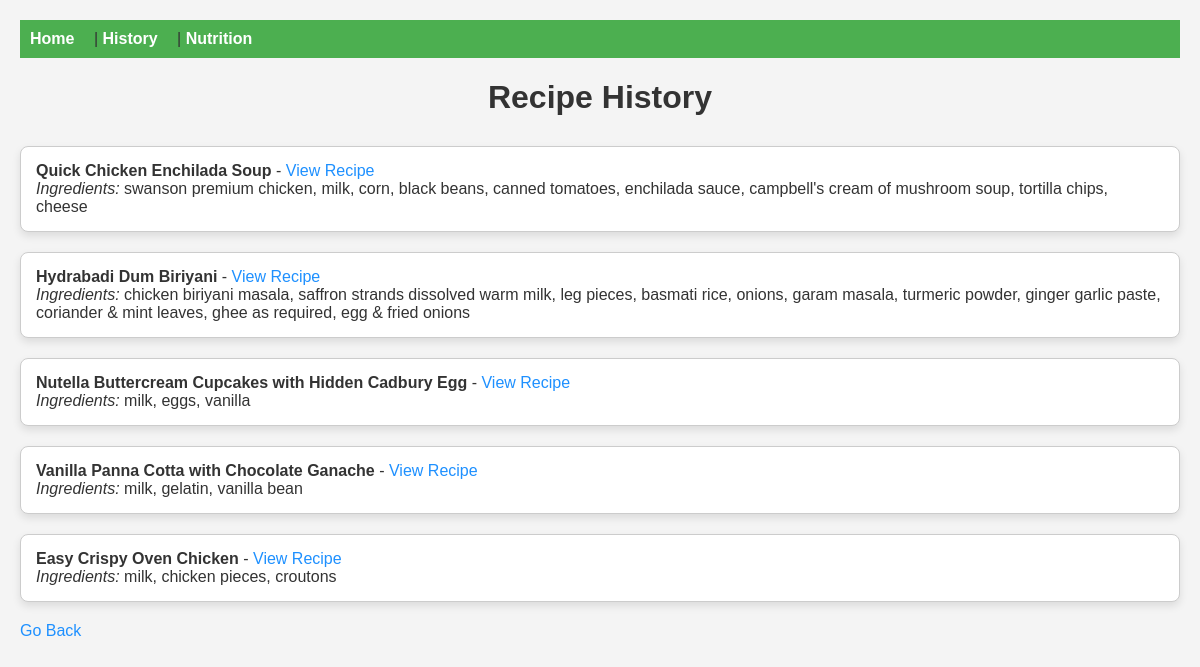
Before: /history with the older database file.
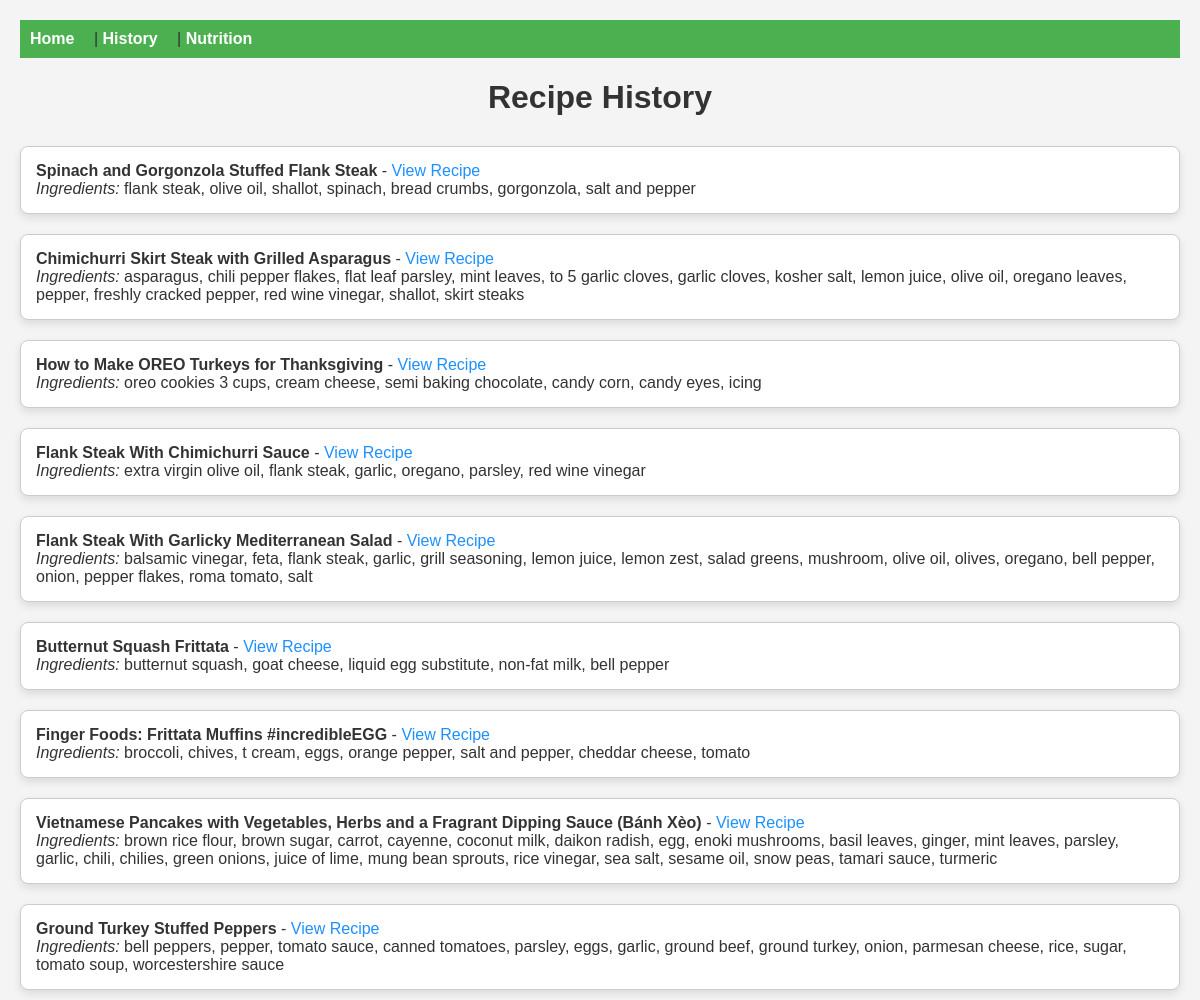
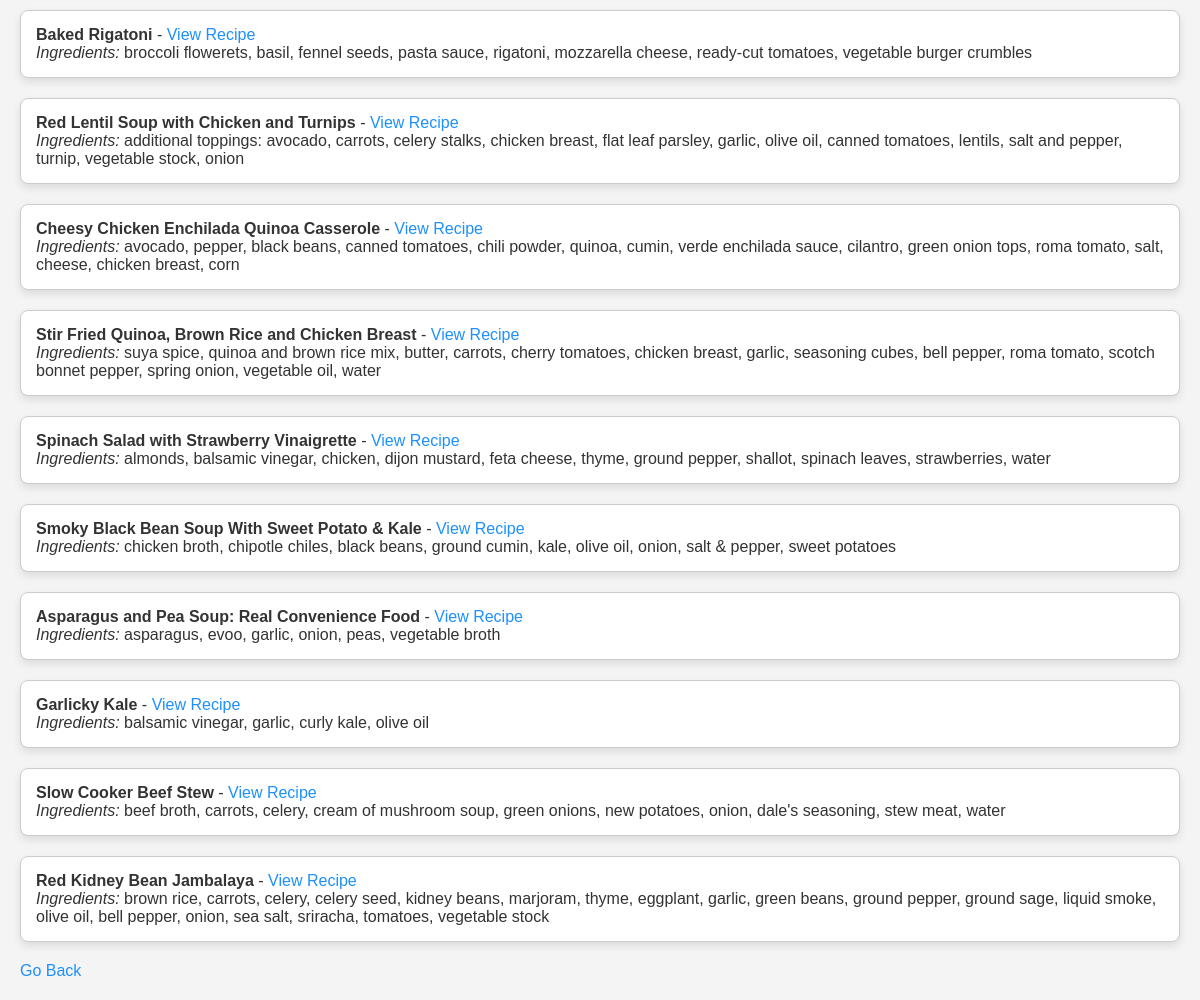
After: the same page with the newer database file (2 pictures, top to bottom).
### tables this page shows
CREATE TABLE recipes (
            id INTEGER PRIMARY KEY AUTOINCREMENT,
            title TEXT NOT NULL,
            url TEXT NOT NULL
        , nutrition_info TEXT);

### app.py (the view)
@app.route('/history')
def history():
    recipes = db.get_recipes_with_nutrition()
    return render_template('history.html', recipes=recipes)

### db.py (called while the page is built)
def get_recipes_with_nutrition():
    conn = sqlite3.connect('recipes.db')
    c = conn.cursor()
    c.execute('''
        SELECT recipes.title, recipes.url, recipes.nutrition_info, GROUP_CONCAT(DISTINCT ingredients.name)
        FROM recipes
        JOIN recipe_ingredients ON recipes.id = recipe_ingredients.recipe_id
        JOIN ingredients ON recipe_ingredients.ingredient_id = ingredients.id
        GROUP BY recipes.id
    ''')
    recipes = []
    for row in c.fetchall():
        title = row[0]
        url = row[1]
        nutrition_info = json.loads(row[2]) if row[2] else []
        ingredient_names = row[3].split(',')
        recipes.append({
            'title': title,
            'url': url,
            'ingredients': ingredient_names,
            'nutrition': nutrition_info
        })
    conn.close()
    return recipes

### templates/history.html (shortened to what this page needs)
<!DOCTYPE html>
<html lang="en">
<head>
</head>
<body>
    <nav>
        <a href="/">Home</a> |
        <a href="/history">History</a> |
        <a href="/nutrition">Nutrition</a>
    </nav>
    <h1>Recipe History</h1>
    <ul>
        {% for recipe in recipes %}
            <li>
                <strong>{{ recipe.title }}</strong> -
                <a href="{{ recipe.url }}" target="_blank">View Recipe</a>
                <br>
                <em>Ingredients:</em> {{ recipe.ingredients | join(', ') }}
            </li>
        {% endfor %}
    </ul>
    <a href="/">Go Back</a>
</body>
</html>

### templates/history.html (style rules this page uses)
body { font-family: Arial, sans-serif; margin: 0; padding: 20px; background-color: #f4f4f4; color: #333; }
nav { background-color: #4CAF50; padding: 10px; margin-bottom: 20px; }
nav a { color: white; margin-right: 15px; text-decoration: none; font-weight: bold; }
h1 { color: #333; text-align: center; margin-bottom: 30px; }
ul { list-style-type: none; padding: 0; }
li { margin-bottom: 20px; padding: 15px; background-color: white; border-radius: 8px; box-shadow: 0 4px 8px rgba(0, 0, 0, 0.1); border: 1px solid #ccc; }
a { color: #1e90ff; text-decoration: none; }

Changed rows visible on the page:
removed recipes: title "Quick Chicken Enchilada Soup", ingredients "swanson premium chicken, milk, corn, black beans, canned tomatoes, enchilada sauce, campbell's cream of mushroom soup, tortilla chips, cheese"
removed recipes: title "Hydrabadi Dum Biriyani", ingredients "chicken biriyani masala, saffron strands dissolved warm milk, leg pieces, basmati rice, onions, garam masala, turmeric powder, ginger garlic paste, coriander & mint leaves, ghee as required, egg & fried onions"
removed recipes: title "Nutella Buttercream Cupcakes with Hidden Cadbury Egg", ingredients "milk, eggs, vanilla"
removed recipes: title "Vanilla Panna Cotta with Chocolate Ganache", ingredients "milk, gelatin, vanilla bean"
removed recipes: title "Easy Crispy Oven Chicken", ingredients "milk, chicken pieces, croutons"
added recipes: title "Spinach and Gorgonzola Stuffed Flank Steak", ingredients "flank steak, olive oil, shallot, spinach, bread crumbs, gorgonzola, salt and pepper"
added recipes: title "Chimichurri Skirt Steak with Grilled Asparagus", ingredients "asparagus, chili pepper flakes, flat leaf parsley, mint leaves, to 5 garlic cloves, garlic cloves, kosher salt, lemon juice, olive oil, oregano leaves, pepper, freshly cracked pepper, red wine vinegar, shallot, skirt steaks"
added recipes: title "How to Make OREO Turkeys for Thanksgiving", ingredients "oreo cookies 3 cups, cream cheese, semi baking chocolate, candy corn, candy eyes, icing"
added recipes: title "Flank Steak With Chimichurri Sauce", ingredients "extra virgin olive oil, flank steak, garlic, oregano, parsley, red wine vinegar"
added recipes: title "Flank Steak With Garlicky Mediterranean Salad", ingredients "balsamic vinegar, feta, flank steak, garlic, grill seasoning, lemon juice, lemon zest, salad greens, mushroom, olive oil, olives, oregano, bell pepper, onion, pepper flakes, roma tomato, salt"
added recipes: title "Butternut Squash Frittata", ingredients "butternut squash, goat cheese, liquid egg substitute, non-fat milk, bell pepper"
added recipes: title "Finger Foods: Frittata Muffins #incredibleEGG", ingredients "broccoli, chives, t cream, eggs, orange pepper, salt and pepper, cheddar cheese, tomato"
added recipes: title "Vietnamese Pancakes with Vegetables, Herbs and a Fragrant Dipping Sauce (Bánh Xèo)", ingredients "brown rice flour, brown sugar, carrot, cayenne, coconut milk, daikon radish, egg, enoki mushrooms, basil leaves, ginger, mint leaves, parsley, garlic, chili, chilies, green onions, juice of lime, mung bean sprouts, rice vinegar, sea salt, sesame oil, snow peas, tamari sauce, turmeric"
added recipes: title "Ground Turkey Stuffed Peppers", ingredients "bell peppers, pepper, tomato sauce, canned tomatoes, parsley, eggs, garlic, ground beef, ground turkey, onion, parmesan cheese, rice, sugar, tomato soup, worcestershire sauce"
added recipes: title "Baked Rigatoni", ingredients "broccoli flowerets, basil, fennel seeds, pasta sauce, rigatoni, mozzarella cheese, ready-cut tomatoes, vegetable burger crumbles"
added recipes: title "Red Lentil Soup with Chicken and Turnips", ingredients "additional toppings: avocado, carrots, celery stalks, chicken breast, flat leaf parsley, garlic, olive oil, canned tomatoes, lentils, salt and pepper, turnip, vegetable stock, onion"
added recipes: title "Cheesy Chicken Enchilada Quinoa Casserole", ingredients "avocado, pepper, black beans, canned tomatoes, chili powder, quinoa, cumin, verde enchilada sauce, cilantro, green onion tops, roma tomato, salt, cheese, chicken breast, corn"
added recipes: title "Stir Fried Quinoa, Brown Rice and Chicken Breast", ingredients "suya spice, quinoa and brown rice mix, butter, carrots, cherry tomatoes, chicken breast, garlic, seasoning cubes, bell pepper, roma tomato, scotch bonnet pepper, spring onion, vegetable oil, water"
added recipes: title "Spinach Salad with Strawberry Vinaigrette", ingredients "almonds, balsamic vinegar, chicken, dijon mustard, feta cheese, thyme, ground pepper, shallot, spinach leaves, strawberries, water"
added recipes: title "Smoky Black Bean Soup With Sweet Potato & Kale", ingredients "chicken broth, chipotle chiles, black beans, ground cumin, kale, olive oil, onion, salt & pepper, sweet potatoes"
added recipes: title "Asparagus and Pea Soup: Real Convenience Food", ingredients "asparagus, evoo, garlic, onion, peas, vegetable broth"
added recipes: title "Garlicky Kale", ingredients "balsamic vinegar, garlic, curly kale, olive oil"
added recipes: title "Slow Cooker Beef Stew", ingredients "beef broth, carrots, celery, cream of mushroom soup, green onions, new potatoes, onion, dale's seasoning, stew meat, water"
added recipes: title "Red Kidney Bean Jambalaya", ingredients "brown rice, carrots, celery, celery seed, kidney beans, marjoram, thyme, eggplant, garlic, green beans, ground pepper, ground sage, liquid smoke, olive oil, bell pepper, onion, sea salt, sriracha, tomatoes, vegetable stock"
